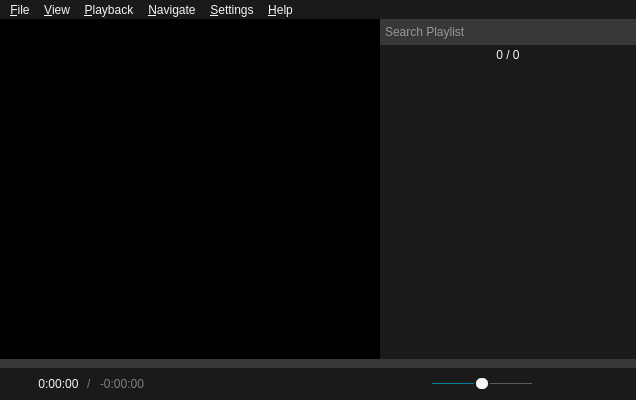
<?xml version="1.0" encoding="UTF-8"?>
<ui version="4.0">
 <class>MainWindow</class>
 <widget class="QMainWindow" name="MainWindow">
  <property name="geometry">
   <rect>
    <x>0</x>
    <y>0</y>
    <width>636</width>
    <height>400</height>
   </rect>
  </property>
  <property name="focusPolicy">
   <enum>Qt::StrongFocus</enum>
  </property>
  <property name="acceptDrops">
   <bool>true</bool>
  </property>
  <property name="windowTitle">
   <string>Baka MPlayer</string>
  </property>
  <property name="windowIcon">
   <iconset resource="../rsclist.qrc">
    <normaloff>:/img/logo.ico</normaloff>:/img/logo.ico</iconset>
  </property>
  <property name="styleSheet">
   <string notr="true">QWidget {
	font-family: &quot;Noto Sans&quot;, &quot;FreeSans&quot;;
	background: #1A1A1A;
	color: whitesmoke;
}

/* QMenuBar and stuff */

QMenuBar,
QMenuBar::item {
	background: #1A1A1A;
}
QMenuBar::item:selected {
	background: #383838;
}

QMenu {
	background: #1A1A1A;
    border: 1px solid #383838;
}
QMenu::item:selected {
	background: #383838;
 }
QMenu::item:checked {
	/* distinguish check state for menu item's with images here */
}
QMenu::item::disabled {
	color: #6F6F6F;
}
/* QMenu::item::disabled:selected { } */
QMenu::separator {
	background: #383838;
	height: 1px;
	margin: 2px 0;
}

/* QSplitter */

QSplitter::handle,
#mpvFrame,
#outputTextEdit,
#inputLineEdit {
	background: black;
}

#outputTextEdit {
	font: 12px &quot;Courier New&quot;, monospace;
	border-top: 1px solid #383838;
}

#inputLineEdit {
	font: 12px &quot;Courier New&quot;,monospace;
	border-top: 1px solid #383838;
	padding: 2px;
}
#inputLineEdit:focus {
	border-color: #008098;
}

/* Playlist group */

#searchBox {
	background: #383838;
	border: 1px solid #383838;
	font-size: 12px;
	padding: 4px 2px;
}
#searchBox:focus {
	border-color: #008098;
}

/* time labels */
#durationLabel {
	font-size: 12px;
}
#seperatorLabel,
#remainingLabel {
	color: gray;
	font-size: 12px;
}

/* playlistWidget */

QListView {
	outline: none;
}
#playlistWidget::item {
	background: #1A1A1A;
	padding: 4px 2px;
}
#playlistWidget::item:selected {
	background: #383838;
}
#playlistWidget:item:selected:active,
#playlistWidget:item:selected:!active {
	color: whitesmoke;
}

/* QScrollBar */

QScrollBar:vertical {
	padding-left: 1px;
	width: 6px;
}
QScrollBar::handle:vertical {
	background: #008098;
	border-radius: 2px;
	min-height: 10px;
}
QScrollBar::add-line:vertical,
QScrollBar::sub-line:vertical {
	border: none;
}
QScrollBar::add-page:vertical,
QScrollBar::sub-page:vertical  {
	background: #383838;
	margin: 0 2px;
}
QScrollBar::up-arrow:vertical,
QScrollBar::down-arrow:vertical {
	background: transparent;
}

QScrollBar:horizontal {
	height: 6px;
	padding-top: 1px;
}
QScrollBar::handle:horizontal {
	background: #008098;
	border-radius: 2px;
	min-width: 10px;
}
QScrollBar::add-line:horizontal,
QScrollBar::sub-line:horizontal {
	border: none;
}
QScrollBar::add-page:horizontal,
QScrollBar::sub-page:horizontal {
	background: #383838;
	margin: 2px 0;
}
QScrollBar::left-arrow:horizontal,
QScrollBar::right-arrow:horizontal {
	background: transparent;
}</string>
  </property>
  <widget class="QWidget" name="centralwidget">
   <layout class="QVBoxLayout" name="verticalLayout_2">
    <property name="spacing">
     <number>0</number>
    </property>
    <property name="leftMargin">
     <number>0</number>
    </property>
    <property name="topMargin">
     <number>0</number>
    </property>
    <property name="rightMargin">
     <number>0</number>
    </property>
    <property name="bottomMargin">
     <number>0</number>
    </property>
    <item>
     <widget class="CustomSplitter" name="splitter">
      <property name="orientation">
       <enum>Qt::Horizontal</enum>
      </property>
      <widget class="QSplitter" name="videoSplitter">
       <property name="sizePolicy">
        <sizepolicy hsizetype="Preferred" vsizetype="Expanding">
         <horstretch>1</horstretch>
         <verstretch>0</verstretch>
        </sizepolicy>
       </property>
       <property name="orientation">
        <enum>Qt::Vertical</enum>
       </property>
       <widget class="QFrame" name="mpvFrame">
        <property name="sizePolicy">
         <sizepolicy hsizetype="Preferred" vsizetype="Preferred">
          <horstretch>0</horstretch>
          <verstretch>1</verstretch>
         </sizepolicy>
        </property>
        <property name="mouseTracking">
         <bool>true</bool>
        </property>
        <property name="focusPolicy">
         <enum>Qt::NoFocus</enum>
        </property>
       </widget>
       <widget class="QWidget" name="verticalWidget" native="true">
        <layout class="QVBoxLayout" name="verticalLayout">
         <property name="spacing">
          <number>0</number>
         </property>
         <property name="leftMargin">
          <number>0</number>
         </property>
         <property name="topMargin">
          <number>0</number>
         </property>
         <property name="rightMargin">
          <number>0</number>
         </property>
         <property name="bottomMargin">
          <number>0</number>
         </property>
         <item>
          <widget class="IPythonWidget" name="consoleWidget" native="true"/>
         </item>
        </layout>
       </widget>
      </widget>
      <widget class="QWidget" name="playlistLayoutWidget" native="true">
       <property name="sizePolicy">
        <sizepolicy hsizetype="Preferred" vsizetype="Preferred">
         <horstretch>0</horstretch>
         <verstretch>0</verstretch>
        </sizepolicy>
       </property>
       <layout class="QVBoxLayout" name="playlistLayout">
        <property name="spacing">
         <number>0</number>
        </property>
        <property name="leftMargin">
         <number>0</number>
        </property>
        <property name="topMargin">
         <number>0</number>
        </property>
        <property name="rightMargin">
         <number>0</number>
        </property>
        <property name="bottomMargin">
         <number>1</number>
        </property>
        <item>
         <widget class="QLineEdit" name="searchBox">
          <property name="mouseTracking">
           <bool>false</bool>
          </property>
          <property name="focusPolicy">
           <enum>Qt::ClickFocus</enum>
          </property>
          <property name="placeholderText">
           <string>Search Playlist</string>
          </property>
          <property name="clearButtonEnabled">
           <bool>true</bool>
          </property>
         </widget>
        </item>
        <item>
         <widget class="QWidget" name="playlistControlLayout" native="true">
          <layout class="QHBoxLayout" name="horizontalLayout">
           <property name="spacing">
            <number>2</number>
           </property>
           <property name="leftMargin">
            <number>0</number>
           </property>
           <property name="topMargin">
            <number>0</number>
           </property>
           <property name="rightMargin">
            <number>0</number>
           </property>
           <property name="bottomMargin">
            <number>0</number>
           </property>
           <item>
            <widget class="QPushButton" name="currentFileButton">
             <property name="cursor">
              <cursorShape>PointingHandCursor</cursorShape>
             </property>
             <property name="focusPolicy">
              <enum>Qt::NoFocus</enum>
             </property>
             <property name="toolTip">
              <string>Select the Current File</string>
             </property>
             <property name="styleSheet">
              <string notr="true">QPushButton {
	padding: 2px;
	margin: 1px;
}
QPushButton:flat {
    border: none; /* no border for a flat push button */
}
QPushButton:flat:pressed {
	background: #383838;
	border-radius: 2px;
}</string>
             </property>
             <property name="icon">
              <iconset resource="../rsclist.qrc">
               <normaloff>:/img/select_current.svg</normaloff>:/img/select_current.svg</iconset>
             </property>
             <property name="iconSize">
              <size>
               <width>12</width>
               <height>12</height>
              </size>
             </property>
             <property name="flat">
              <bool>true</bool>
             </property>
            </widget>
           </item>
           <item>
            <spacer name="horizontalSpacer_2">
             <property name="orientation">
              <enum>Qt::Horizontal</enum>
             </property>
             <property name="sizeHint" stdset="0">
              <size>
               <width>40</width>
               <height>20</height>
              </size>
             </property>
            </spacer>
           </item>
           <item>
            <widget class="CustomLabel" name="indexLabel">
             <property name="cursor">
              <cursorShape>PointingHandCursor</cursorShape>
             </property>
             <property name="toolTip">
              <string>Click to play a specific file by index</string>
             </property>
             <property name="text">
              <string>0 / 0</string>
             </property>
             <property name="alignment">
              <set>Qt::AlignCenter</set>
             </property>
             <property name="margin">
              <number>4</number>
             </property>
            </widget>
           </item>
           <item>
            <spacer name="horizontalSpacer_6">
             <property name="orientation">
              <enum>Qt::Horizontal</enum>
             </property>
             <property name="sizeHint" stdset="0">
              <size>
               <width>40</width>
               <height>20</height>
              </size>
             </property>
            </spacer>
           </item>
           <item>
            <widget class="QPushButton" name="refreshButton">
             <property name="cursor">
              <cursorShape>PointingHandCursor</cursorShape>
             </property>
             <property name="focusPolicy">
              <enum>Qt::NoFocus</enum>
             </property>
             <property name="toolTip">
              <string>Refresh Playlist</string>
             </property>
             <property name="styleSheet">
              <string notr="true">QPushButton {
	padding: 2px;
	margin: 1px;
}
QPushButton:flat {
    border: none; /* no border for a flat push button */
}
QPushButton:flat:pressed {
	background: #383838;
	border-radius: 2px;
}</string>
             </property>
             <property name="icon">
              <iconset resource="../rsclist.qrc">
               <normaloff>:/img/refresh_view.svg</normaloff>:/img/refresh_view.svg</iconset>
             </property>
             <property name="iconSize">
              <size>
               <width>12</width>
               <height>12</height>
              </size>
             </property>
             <property name="flat">
              <bool>true</bool>
             </property>
            </widget>
           </item>
          </layout>
         </widget>
        </item>
        <item>
         <widget class="PlaylistWidget" name="playlistWidget">
          <property name="focusPolicy">
           <enum>Qt::ClickFocus</enum>
          </property>
          <property name="contextMenuPolicy">
           <enum>Qt::DefaultContextMenu</enum>
          </property>
          <property name="frameShape">
           <enum>QFrame::NoFrame</enum>
          </property>
          <property name="dragDropMode">
           <enum>QAbstractItemView::InternalMove</enum>
          </property>
         </widget>
        </item>
       </layout>
      </widget>
     </widget>
    </item>
    <item>
     <widget class="SeekBar" name="seekBar">
      <property name="enabled">
       <bool>false</bool>
      </property>
      <property name="sizePolicy">
       <sizepolicy hsizetype="Expanding" vsizetype="Fixed">
        <horstretch>0</horstretch>
        <verstretch>0</verstretch>
       </sizepolicy>
      </property>
      <property name="cursor">
       <cursorShape>PointingHandCursor</cursorShape>
      </property>
      <property name="focusPolicy">
       <enum>Qt::NoFocus</enum>
      </property>
      <property name="styleSheet">
       <string notr="true">QSlider {
	height: 9px;
}
QSlider::handle:horizontal:disabled,
QSlider::sub-page:horizontal:disabled {
	background: #383838;
}
QSlider::handle:horizontal {
	/* handle color */
	background: #008098;
	width: 9px;
	border-radius: 4px;
}
QSlider::groove:horizontal {
	/* the non-progressed color */
	background: #383838;
}
QSlider::sub-page:horizontal {
	/* the progress color */
	background: #008098;
}</string>
      </property>
      <property name="maximum">
       <number>1000000</number>
      </property>
      <property name="orientation">
       <enum>Qt::Horizontal</enum>
      </property>
     </widget>
    </item>
    <item>
     <widget class="QWidget" name="playbackLayoutWidget" native="true">
      <property name="sizePolicy">
       <sizepolicy hsizetype="Preferred" vsizetype="Fixed">
        <horstretch>0</horstretch>
        <verstretch>0</verstretch>
       </sizepolicy>
      </property>
      <layout class="QHBoxLayout" name="horizontalLayout_3">
       <property name="spacing">
        <number>8</number>
       </property>
       <property name="leftMargin">
        <number>14</number>
       </property>
       <property name="topMargin">
        <number>5</number>
       </property>
       <property name="rightMargin">
        <number>14</number>
       </property>
       <property name="bottomMargin">
        <number>5</number>
       </property>
       <item>
        <widget class="QWidget" name="timeLayoutWidget" native="true">
         <property name="minimumSize">
          <size>
           <width>200</width>
           <height>0</height>
          </size>
         </property>
         <property name="maximumSize">
          <size>
           <width>200</width>
           <height>16777215</height>
          </size>
         </property>
         <layout class="QHBoxLayout" name="horizontalLayout_4">
          <property name="spacing">
           <number>8</number>
          </property>
          <property name="leftMargin">
           <number>0</number>
          </property>
          <property name="topMargin">
           <number>0</number>
          </property>
          <property name="rightMargin">
           <number>0</number>
          </property>
          <property name="bottomMargin">
           <number>0</number>
          </property>
          <item>
           <widget class="OpenButton" name="openButton">
            <property name="sizePolicy">
             <sizepolicy hsizetype="Fixed" vsizetype="Fixed">
              <horstretch>0</horstretch>
              <verstretch>0</verstretch>
             </sizepolicy>
            </property>
            <property name="maximumSize">
             <size>
              <width>16</width>
              <height>16</height>
             </size>
            </property>
            <property name="cursor">
             <cursorShape>PointingHandCursor</cursorShape>
            </property>
            <property name="focusPolicy">
             <enum>Qt::NoFocus</enum>
            </property>
            <property name="toolTip">
             <string>&lt;html&gt;&lt;head/&gt;&lt;body&gt;&lt;p&gt;Left Click to Open File&lt;br&gt;Mouse Wheel Click to Jump&lt;br&gt;Right Click to Open URL&lt;/p&gt;&lt;/body&gt;&lt;/html&gt;</string>
            </property>
            <property name="icon">
             <iconset resource="../rsclist.qrc">
              <normaloff>:/img/default_open.svg</normaloff>:/img/default_open.svg</iconset>
            </property>
            <property name="iconSize">
             <size>
              <width>16</width>
              <height>16</height>
             </size>
            </property>
            <property name="flat">
             <bool>true</bool>
            </property>
           </widget>
          </item>
          <item>
           <widget class="QLabel" name="durationLabel">
            <property name="sizePolicy">
             <sizepolicy hsizetype="Preferred" vsizetype="Fixed">
              <horstretch>0</horstretch>
              <verstretch>0</verstretch>
             </sizepolicy>
            </property>
            <property name="text">
             <string>0:00:00</string>
            </property>
            <property name="alignment">
             <set>Qt::AlignCenter</set>
            </property>
           </widget>
          </item>
          <item>
           <widget class="QLabel" name="seperatorLabel">
            <property name="text">
             <string>/</string>
            </property>
           </widget>
          </item>
          <item>
           <widget class="QLabel" name="remainingLabel">
            <property name="sizePolicy">
             <sizepolicy hsizetype="Preferred" vsizetype="Fixed">
              <horstretch>0</horstretch>
              <verstretch>0</verstretch>
             </sizepolicy>
            </property>
            <property name="cursor">
             <cursorShape>PointingHandCursor</cursorShape>
            </property>
            <property name="toolTip">
             <string>Click to change between total and remaining time</string>
            </property>
            <property name="text">
             <string>-0:00:00</string>
            </property>
            <property name="alignment">
             <set>Qt::AlignCenter</set>
            </property>
           </widget>
          </item>
          <item>
           <spacer name="horizontalSpacer">
            <property name="orientation">
             <enum>Qt::Horizontal</enum>
            </property>
            <property name="sizeHint" stdset="0">
             <size>
              <width>0</width>
              <height>0</height>
             </size>
            </property>
           </spacer>
          </item>
         </layout>
        </widget>
       </item>
       <item>
        <spacer name="horizontalSpacer_4">
         <property name="orientation">
          <enum>Qt::Horizontal</enum>
         </property>
         <property name="sizeHint" stdset="0">
          <size>
           <width>40</width>
           <height>20</height>
          </size>
         </property>
        </spacer>
       </item>
       <item>
        <layout class="QHBoxLayout" name="horizontalLayout_2">
         <property name="spacing">
          <number>18</number>
         </property>
         <item>
          <widget class="QPushButton" name="rewindButton">
           <property name="enabled">
            <bool>false</bool>
           </property>
           <property name="sizePolicy">
            <sizepolicy hsizetype="Fixed" vsizetype="Fixed">
             <horstretch>0</horstretch>
             <verstretch>0</verstretch>
            </sizepolicy>
           </property>
           <property name="maximumSize">
            <size>
             <width>16</width>
             <height>16</height>
            </size>
           </property>
           <property name="cursor">
            <cursorShape>PointingHandCursor</cursorShape>
           </property>
           <property name="focusPolicy">
            <enum>Qt::NoFocus</enum>
           </property>
           <property name="icon">
            <iconset resource="../rsclist.qrc">
             <normaloff>:/img/default_reverse.svg</normaloff>
             <disabledoff>:/img/disabled_reverse.svg</disabledoff>
             <disabledon>:/img/disabled_reverse.svg</disabledon>:/img/default_reverse.svg</iconset>
           </property>
           <property name="iconSize">
            <size>
             <width>14</width>
             <height>16</height>
            </size>
           </property>
           <property name="flat">
            <bool>true</bool>
           </property>
          </widget>
         </item>
         <item>
          <widget class="IndexButton" name="previousButton">
           <property name="enabled">
            <bool>false</bool>
           </property>
           <property name="sizePolicy">
            <sizepolicy hsizetype="Fixed" vsizetype="Fixed">
             <horstretch>0</horstretch>
             <verstretch>0</verstretch>
            </sizepolicy>
           </property>
           <property name="maximumSize">
            <size>
             <width>18</width>
             <height>16</height>
            </size>
           </property>
           <property name="cursor">
            <cursorShape>PointingHandCursor</cursorShape>
           </property>
           <property name="focusPolicy">
            <enum>Qt::NoFocus</enum>
           </property>
           <property name="icon">
            <iconset resource="../rsclist.qrc">
             <normaloff>:/img/default_previous.svg</normaloff>
             <disabledoff>:/img/disabled_previous.svg</disabledoff>
             <disabledon>:/img/disabled_previous.svg</disabledon>:/img/default_previous.svg</iconset>
           </property>
           <property name="iconSize">
            <size>
             <width>18</width>
             <height>16</height>
            </size>
           </property>
           <property name="flat">
            <bool>true</bool>
           </property>
          </widget>
         </item>
         <item>
          <widget class="QPushButton" name="playButton">
           <property name="enabled">
            <bool>false</bool>
           </property>
           <property name="sizePolicy">
            <sizepolicy hsizetype="Fixed" vsizetype="Fixed">
             <horstretch>0</horstretch>
             <verstretch>0</verstretch>
            </sizepolicy>
           </property>
           <property name="maximumSize">
            <size>
             <width>34</width>
             <height>34</height>
            </size>
           </property>
           <property name="cursor">
            <cursorShape>PointingHandCursor</cursorShape>
           </property>
           <property name="focusPolicy">
            <enum>Qt::NoFocus</enum>
           </property>
           <property name="icon">
            <iconset resource="../rsclist.qrc">
             <normaloff>:/img/default_play.svg</normaloff>
             <disabledoff>:/img/disabled_play.svg</disabledoff>
             <disabledon>:/img/disabled_play.svg</disabledon>:/img/default_play.svg</iconset>
           </property>
           <property name="iconSize">
            <size>
             <width>34</width>
             <height>34</height>
            </size>
           </property>
           <property name="flat">
            <bool>true</bool>
           </property>
          </widget>
         </item>
         <item>
          <widget class="IndexButton" name="nextButton">
           <property name="enabled">
            <bool>false</bool>
           </property>
           <property name="sizePolicy">
            <sizepolicy hsizetype="Fixed" vsizetype="Fixed">
             <horstretch>0</horstretch>
             <verstretch>0</verstretch>
            </sizepolicy>
           </property>
           <property name="maximumSize">
            <size>
             <width>18</width>
             <height>16</height>
            </size>
           </property>
           <property name="cursor">
            <cursorShape>PointingHandCursor</cursorShape>
           </property>
           <property name="focusPolicy">
            <enum>Qt::NoFocus</enum>
           </property>
           <property name="icon">
            <iconset resource="../rsclist.qrc">
             <normaloff>:/img/default_next.svg</normaloff>
             <disabledoff>:/img/disabled_next.svg</disabledoff>
             <disabledon>:/img/disabled_next.svg</disabledon>:/img/default_next.svg</iconset>
           </property>
           <property name="iconSize">
            <size>
             <width>18</width>
             <height>16</height>
            </size>
           </property>
           <property name="flat">
            <bool>true</bool>
           </property>
          </widget>
         </item>
         <item>
          <widget class="QPushButton" name="muteButton">
           <property name="sizePolicy">
            <sizepolicy hsizetype="Fixed" vsizetype="Fixed">
             <horstretch>0</horstretch>
             <verstretch>0</verstretch>
            </sizepolicy>
           </property>
           <property name="maximumSize">
            <size>
             <width>16</width>
             <height>16</height>
            </size>
           </property>
           <property name="cursor">
            <cursorShape>PointingHandCursor</cursorShape>
           </property>
           <property name="focusPolicy">
            <enum>Qt::NoFocus</enum>
           </property>
           <property name="icon">
            <iconset resource="../rsclist.qrc">
             <normaloff>:/img/default_unmute.svg</normaloff>:/img/default_unmute.svg</iconset>
           </property>
           <property name="iconSize">
            <size>
             <width>16</width>
             <height>16</height>
            </size>
           </property>
           <property name="flat">
            <bool>true</bool>
           </property>
          </widget>
         </item>
         <item>
          <widget class="CustomSlider" name="volumeSlider">
           <property name="sizePolicy">
            <sizepolicy hsizetype="Fixed" vsizetype="Fixed">
             <horstretch>0</horstretch>
             <verstretch>0</verstretch>
            </sizepolicy>
           </property>
           <property name="minimumSize">
            <size>
             <width>100</width>
             <height>0</height>
            </size>
           </property>
           <property name="focusPolicy">
            <enum>Qt::NoFocus</enum>
           </property>
           <property name="styleSheet">
            <string notr="true">QSlider::groove:horizontal {
	background: #5A5A5A;
	height: 1px;
}
QSlider::sub-page:horizontal {
	background: #008098;
}
QSlider::handle:horizontal {
	background: whitesmoke;
	border: 2px solid #1A1A1A;
	border-radius: 7px;
	margin: -7px 0;
	width: 12px;
}</string>
           </property>
           <property name="maximum">
            <number>100</number>
           </property>
           <property name="pageStep">
            <number>5</number>
           </property>
           <property name="value">
            <number>50</number>
           </property>
           <property name="tracking">
            <bool>true</bool>
           </property>
           <property name="orientation">
            <enum>Qt::Horizontal</enum>
           </property>
          </widget>
         </item>
         <item>
          <spacer name="horizontalSpacer_5">
           <property name="orientation">
            <enum>Qt::Horizontal</enum>
           </property>
           <property name="sizeType">
            <enum>QSizePolicy::Fixed</enum>
           </property>
           <property name="sizeHint" stdset="0">
            <size>
             <width>48</width>
             <height>20</height>
            </size>
           </property>
          </spacer>
         </item>
        </layout>
       </item>
       <item>
        <spacer name="horizontalSpacer_3">
         <property name="orientation">
          <enum>Qt::Horizontal</enum>
         </property>
         <property name="sizeHint" stdset="0">
          <size>
           <width>40</width>
           <height>20</height>
          </size>
         </property>
        </spacer>
       </item>
       <item>
        <widget class="QPushButton" name="playlistButton">
         <property name="enabled">
          <bool>false</bool>
         </property>
         <property name="sizePolicy">
          <sizepolicy hsizetype="Fixed" vsizetype="Fixed">
           <horstretch>0</horstretch>
           <verstretch>0</verstretch>
          </sizepolicy>
         </property>
         <property name="maximumSize">
          <size>
           <width>16</width>
           <height>16</height>
          </size>
         </property>
         <property name="cursor">
          <cursorShape>PointingHandCursor</cursorShape>
         </property>
         <property name="focusPolicy">
          <enum>Qt::NoFocus</enum>
         </property>
         <property name="icon">
          <iconset resource="../rsclist.qrc">
           <normaloff>:/img/default_playlist.svg</normaloff>
           <disabledoff>:/img/disabled_playlist.svg</disabledoff>
           <disabledon>:/img/disabled_playlist.svg</disabledon>:/img/default_playlist.svg</iconset>
         </property>
         <property name="iconSize">
          <size>
           <width>16</width>
           <height>16</height>
          </size>
         </property>
         <property name="checked">
          <bool>false</bool>
         </property>
         <property name="flat">
          <bool>true</bool>
         </property>
        </widget>
       </item>
      </layout>
     </widget>
    </item>
   </layout>
   <zorder>splitter</zorder>
   <zorder>playbackLayoutWidget</zorder>
   <zorder>seekBar</zorder>
  </widget>
  <widget class="QMenuBar" name="menubar">
   <property name="geometry">
    <rect>
     <x>0</x>
     <y>0</y>
     <width>636</width>
     <height>22</height>
    </rect>
   </property>
   <widget class="QMenu" name="menu_File">
    <property name="title">
     <string>&amp;File</string>
    </property>
    <widget class="QMenu" name="menu_Recently_Opened">
     <property name="title">
      <string>&amp;Recently Opened</string>
     </property>
     <addaction name="action_none_4"/>
    </widget>
    <addaction name="action_New_Player"/>
    <addaction name="separator"/>
    <addaction name="action_Open_File"/>
    <addaction name="actionOpen_URL"/>
    <addaction name="actionOpen_Path_from_Clipboard"/>
    <addaction name="menu_Recently_Opened"/>
    <addaction name="separator"/>
    <addaction name="actionShow_in_Folder"/>
    <addaction name="separator"/>
    <addaction name="actionPlay_Next_File"/>
    <addaction name="actionPlay_Previous_File"/>
    <addaction name="separator"/>
    <addaction name="actionE_xit"/>
   </widget>
   <widget class="QMenu" name="menu_View">
    <property name="title">
     <string>&amp;View</string>
    </property>
    <widget class="QMenu" name="menuFit_Window">
     <property name="enabled">
      <bool>false</bool>
     </property>
     <property name="title">
      <string>Fit &amp;Window</string>
     </property>
     <addaction name="action_To_Current_Size"/>
     <addaction name="action50"/>
     <addaction name="action75"/>
     <addaction name="action100"/>
     <addaction name="action150"/>
     <addaction name="action200"/>
    </widget>
    <widget class="QMenu" name="menuAspect_Ratio">
     <property name="enabled">
      <bool>false</bool>
     </property>
     <property name="title">
      <string>Aspect &amp;Ratio</string>
     </property>
     <addaction name="action_Auto_Detect"/>
     <addaction name="actionForce_4_3"/>
     <addaction name="actionForce_16_9"/>
     <addaction name="actionForce_2_35_1"/>
    </widget>
    <widget class="QMenu" name="menuSubtitle_Track">
     <property name="enabled">
      <bool>false</bool>
     </property>
     <property name="title">
      <string>Subtitle &amp;Track</string>
     </property>
     <addaction name="action_Add_Subtitle_File"/>
     <addaction name="separator"/>
     <addaction name="action_none"/>
    </widget>
    <widget class="QMenu" name="menuFont_Si_ze">
     <property name="enabled">
      <bool>false</bool>
     </property>
     <property name="title">
      <string>Font Si&amp;ze</string>
     </property>
     <addaction name="action_Size"/>
     <addaction name="actionS_ize"/>
     <addaction name="action_Reset_Size"/>
    </widget>
    <widget class="QMenu" name="menuTake_Screenshot">
     <property name="enabled">
      <bool>false</bool>
     </property>
     <property name="title">
      <string>Take &amp;Screenshot</string>
     </property>
     <addaction name="actionWith_Subtitles"/>
     <addaction name="actionWithout_Subtitles"/>
    </widget>
    <addaction name="action_Full_Screen"/>
    <addaction name="menuTake_Screenshot"/>
    <addaction name="separator"/>
    <addaction name="menuFit_Window"/>
    <addaction name="menuAspect_Ratio"/>
    <addaction name="separator"/>
    <addaction name="actionShow_Subtitles"/>
    <addaction name="menuSubtitle_Track"/>
    <addaction name="menuFont_Si_ze"/>
    <addaction name="separator"/>
    <addaction name="action_Motion_Interpolation"/>
    <addaction name="action_Deinterlace"/>
    <addaction name="separator"/>
    <addaction name="actionMedia_Info"/>
   </widget>
   <widget class="QMenu" name="menu_Playback">
    <property name="title">
     <string>&amp;Playback</string>
    </property>
    <widget class="QMenu" name="menuR_epeat">
     <property name="title">
      <string>R&amp;epeat</string>
     </property>
     <property name="icon">
      <iconset resource="../rsclist.qrc">
       <normaloff>:/img/repeat.svg</normaloff>:/img/repeat.svg</iconset>
     </property>
     <addaction name="action_Off"/>
     <addaction name="separator"/>
     <addaction name="action_Playlist"/>
     <addaction name="action_This_File"/>
    </widget>
    <widget class="QMenu" name="menuAudio_Tracks">
     <property name="enabled">
      <bool>false</bool>
     </property>
     <property name="title">
      <string>Audio &amp;Tracks</string>
     </property>
     <addaction name="action_Add_Audio_File"/>
     <addaction name="separator"/>
     <addaction name="action_none_3"/>
    </widget>
    <widget class="QMenu" name="menuS_peed">
     <property name="enabled">
      <bool>false</bool>
     </property>
     <property name="title">
      <string>Spee&amp;d</string>
     </property>
     <addaction name="action_Increase"/>
     <addaction name="action_Decrease"/>
     <addaction name="separator"/>
     <addaction name="action_Reset"/>
    </widget>
    <widget class="QMenu" name="menu_Volume">
     <property name="title">
      <string>&amp;Volume</string>
     </property>
     <addaction name="action_Increase_Volume"/>
     <addaction name="action_Decrease_Volume"/>
     <addaction name="action_Mute"/>
    </widget>
    <addaction name="action_Play"/>
    <addaction name="action_Stop"/>
    <addaction name="action_Restart"/>
    <addaction name="menuS_peed"/>
    <addaction name="separator"/>
    <addaction name="actionSh_uffle"/>
    <addaction name="menuR_epeat"/>
    <addaction name="actionStop_after_Current"/>
    <addaction name="separator"/>
    <addaction name="menuAudio_Tracks"/>
    <addaction name="menu_Volume"/>
   </widget>
   <widget class="QMenu" name="menu_Navigate">
    <property name="title">
     <string>&amp;Navigate</string>
    </property>
    <widget class="QMenu" name="menu_Chapters">
     <property name="enabled">
      <bool>false</bool>
     </property>
     <property name="title">
      <string>&amp;Chapters</string>
     </property>
     <addaction name="action_none_2"/>
    </widget>
    <addaction name="action_Next_Chapter"/>
    <addaction name="action_Previous_Chapter"/>
    <addaction name="menu_Chapters"/>
    <addaction name="separator"/>
    <addaction name="action_Frame_Step"/>
    <addaction name="actionFrame_Back_Step"/>
    <addaction name="separator"/>
    <addaction name="action_Jump_to_Time"/>
   </widget>
   <widget class="QMenu" name="menu_Settings">
    <property name="title">
     <string>&amp;Settings</string>
    </property>
    <addaction name="action_Show_Playlist"/>
    <addaction name="action_Hide_Album_Art"/>
    <addaction name="separator"/>
    <addaction name="action_Dim_Lights"/>
    <addaction name="actionHide_All_Controls"/>
    <addaction name="actionShow_D_ebug_Output"/>
    <addaction name="separator"/>
    <addaction name="action_Preferences"/>
   </widget>
   <widget class="QMenu" name="menu_Help">
    <property name="title">
     <string>&amp;Help</string>
    </property>
    <addaction name="actionOnline_Help"/>
    <addaction name="action_Check_for_Updates"/>
    <addaction name="actionUpdate_Streaming_Support"/>
    <addaction name="separator"/>
    <addaction name="actionAbout_Qt"/>
    <addaction name="actionAbout_Baka_MPlayer"/>
   </widget>
   <addaction name="menu_File"/>
   <addaction name="menu_View"/>
   <addaction name="menu_Playback"/>
   <addaction name="menu_Navigate"/>
   <addaction name="menu_Settings"/>
   <addaction name="menu_Help"/>
  </widget>
  <action name="action_New_Player">
   <property name="text">
    <string>&amp;New Player</string>
   </property>
   <property name="shortcut">
    <string/>
   </property>
  </action>
  <action name="action_Open_File">
   <property name="text">
    <string>&amp;Open File...</string>
   </property>
  </action>
  <action name="actionOpen_URL">
   <property name="text">
    <string>Open &amp;Location...</string>
   </property>
  </action>
  <action name="actionOpen_Path_from_Clipboard">
   <property name="text">
    <string>Open &amp;Copied Link</string>
   </property>
  </action>
  <action name="actionShow_in_Folder">
   <property name="enabled">
    <bool>false</bool>
   </property>
   <property name="text">
    <string>Show in &amp;Folder</string>
   </property>
  </action>
  <action name="actionPlay_Next_File">
   <property name="enabled">
    <bool>false</bool>
   </property>
   <property name="text">
    <string>Pla&amp;y Next File</string>
   </property>
  </action>
  <action name="actionPlay_Previous_File">
   <property name="enabled">
    <bool>false</bool>
   </property>
   <property name="text">
    <string>Play &amp;Previous File</string>
   </property>
  </action>
  <action name="actionE_xit">
   <property name="text">
    <string>E&amp;xit</string>
   </property>
  </action>
  <action name="action_Full_Screen">
   <property name="enabled">
    <bool>false</bool>
   </property>
   <property name="text">
    <string>&amp;Full Screen</string>
   </property>
   <property name="shortcutContext">
    <enum>Qt::WindowShortcut</enum>
   </property>
  </action>
  <action name="actionShow_Subtitles">
   <property name="checkable">
    <bool>true</bool>
   </property>
   <property name="enabled">
    <bool>false</bool>
   </property>
   <property name="text">
    <string>Show S&amp;ubtitles</string>
   </property>
  </action>
  <action name="actionMedia_Info">
   <property name="checkable">
    <bool>true</bool>
   </property>
   <property name="enabled">
    <bool>false</bool>
   </property>
   <property name="text">
    <string>Show Playback &amp;Info</string>
   </property>
  </action>
  <action name="action_Play">
   <property name="enabled">
    <bool>false</bool>
   </property>
   <property name="text">
    <string>&amp;Play</string>
   </property>
  </action>
  <action name="action_Stop">
   <property name="enabled">
    <bool>false</bool>
   </property>
   <property name="text">
    <string>&amp;Stop</string>
   </property>
  </action>
  <action name="action_Restart">
   <property name="enabled">
    <bool>false</bool>
   </property>
   <property name="text">
    <string>&amp;Restart</string>
   </property>
  </action>
  <action name="actionSh_uffle">
   <property name="enabled">
    <bool>false</bool>
   </property>
   <property name="icon">
    <iconset resource="../rsclist.qrc">
     <normaloff>:/img/shuffle.svg</normaloff>:/img/shuffle.svg</iconset>
   </property>
   <property name="text">
    <string>Sh&amp;uffle</string>
   </property>
  </action>
  <action name="actionStop_after_Current">
   <property name="checkable">
    <bool>true</bool>
   </property>
   <property name="text">
    <string>Stop after &amp;Current</string>
   </property>
  </action>
  <action name="action_Next_Chapter">
   <property name="enabled">
    <bool>false</bool>
   </property>
   <property name="text">
    <string>&amp;Next Chapter</string>
   </property>
  </action>
  <action name="action_Previous_Chapter">
   <property name="enabled">
    <bool>false</bool>
   </property>
   <property name="text">
    <string>&amp;Previous Chapter</string>
   </property>
  </action>
  <action name="action_Frame_Step">
   <property name="enabled">
    <bool>false</bool>
   </property>
   <property name="text">
    <string>&amp;Frame Step</string>
   </property>
  </action>
  <action name="actionFrame_Back_Step">
   <property name="enabled">
    <bool>false</bool>
   </property>
   <property name="text">
    <string>Frame &amp;Back Step</string>
   </property>
  </action>
  <action name="action_Jump_to_Time">
   <property name="enabled">
    <bool>false</bool>
   </property>
   <property name="text">
    <string>&amp;Jump to Time...</string>
   </property>
  </action>
  <action name="action_Show_Playlist">
   <property name="checkable">
    <bool>true</bool>
   </property>
   <property name="enabled">
    <bool>false</bool>
   </property>
   <property name="text">
    <string>&amp;Show Playlist</string>
   </property>
  </action>
  <action name="action_Hide_Album_Art">
   <property name="checkable">
    <bool>true</bool>
   </property>
   <property name="enabled">
    <bool>false</bool>
   </property>
   <property name="text">
    <string>Hide &amp;Album Art</string>
   </property>
  </action>
  <action name="action_Dim_Lights">
   <property name="checkable">
    <bool>true</bool>
   </property>
   <property name="text">
    <string>&amp;Dim Lights</string>
   </property>
  </action>
  <action name="actionOnline_Help">
   <property name="text">
    <string>Online &amp;Help</string>
   </property>
  </action>
  <action name="action_Check_for_Updates">
   <property name="text">
    <string>&amp;Check for Updates</string>
   </property>
  </action>
  <action name="actionAbout_Qt">
   <property name="text">
    <string>About &amp;Qt</string>
   </property>
  </action>
  <action name="actionAbout_Baka_MPlayer">
   <property name="text">
    <string>About &amp;Baka MPlayer</string>
   </property>
  </action>
  <action name="action_To_Current_Size">
   <property name="text">
    <string>To &amp;Current Size</string>
   </property>
  </action>
  <action name="action50">
   <property name="text">
    <string>&amp;50%</string>
   </property>
  </action>
  <action name="action75">
   <property name="text">
    <string>&amp;75%</string>
   </property>
  </action>
  <action name="action100">
   <property name="text">
    <string>&amp;100%</string>
   </property>
  </action>
  <action name="action200">
   <property name="text">
    <string>&amp;200%</string>
   </property>
  </action>
  <action name="action_Auto_Detect">
   <property name="text">
    <string>&amp;Auto Detect</string>
   </property>
  </action>
  <action name="actionForce_4_3">
   <property name="text">
    <string>Force &amp;4:3</string>
   </property>
  </action>
  <action name="actionForce_16_9">
   <property name="text">
    <string>Force 16:&amp;9</string>
   </property>
  </action>
  <action name="actionForce_2_35_1">
   <property name="text">
    <string>Force &amp;2.35:1</string>
   </property>
  </action>
  <action name="action_Add_Subtitle_File">
   <property name="enabled">
    <bool>true</bool>
   </property>
   <property name="text">
    <string>&amp;Add Subtitle File...</string>
   </property>
  </action>
  <action name="action_none">
   <property name="enabled">
    <bool>false</bool>
   </property>
   <property name="text">
    <string>[ &amp;none ]</string>
   </property>
  </action>
  <action name="action_Size">
   <property name="text">
    <string>&amp;Size +</string>
   </property>
  </action>
  <action name="actionS_ize">
   <property name="text">
    <string>S&amp;ize -</string>
   </property>
  </action>
  <action name="action_Reset_Size">
   <property name="text">
    <string>&amp;Reset Size</string>
   </property>
  </action>
  <action name="action_Off">
   <property name="checkable">
    <bool>true</bool>
   </property>
   <property name="checked">
    <bool>true</bool>
   </property>
   <property name="text">
    <string>&amp;Off</string>
   </property>
  </action>
  <action name="action_Playlist">
   <property name="checkable">
    <bool>true</bool>
   </property>
   <property name="text">
    <string>&amp;Playlist</string>
   </property>
  </action>
  <action name="action_This_File">
   <property name="checkable">
    <bool>true</bool>
   </property>
   <property name="text">
    <string>&amp;This File</string>
   </property>
  </action>
  <action name="action_none_2">
   <property name="enabled">
    <bool>false</bool>
   </property>
   <property name="text">
    <string>[ &amp;none ]</string>
   </property>
  </action>
  <action name="actionShow_D_ebug_Output">
   <property name="checkable">
    <bool>true</bool>
   </property>
   <property name="text">
    <string>Show &amp;Command Line</string>
   </property>
  </action>
  <action name="action_Increase_Volume">
   <property name="text">
    <string>&amp;Increase by 5%</string>
   </property>
  </action>
  <action name="action_Decrease_Volume">
   <property name="text">
    <string>&amp;Decrease by 5%</string>
   </property>
  </action>
  <action name="actionWith_Subtitles">
   <property name="text">
    <string>With &amp;Subtitles...</string>
   </property>
  </action>
  <action name="actionWithout_Subtitles">
   <property name="text">
    <string>&amp;Without Subtitles...</string>
   </property>
  </action>
  <action name="action_Preferences">
   <property name="text">
    <string>&amp;Preferences...</string>
   </property>
  </action>
  <action name="action_none_3">
   <property name="enabled">
    <bool>false</bool>
   </property>
   <property name="text">
    <string>[ &amp;none ]</string>
   </property>
  </action>
  <action name="action_Increase">
   <property name="text">
    <string>&amp;Increase by 0.1%</string>
   </property>
  </action>
  <action name="action_Decrease">
   <property name="text">
    <string>&amp;Decrease by 0.1%</string>
   </property>
  </action>
  <action name="action_Reset">
   <property name="text">
    <string>&amp;Reset</string>
   </property>
  </action>
  <action name="action_none_4">
   <property name="enabled">
    <bool>false</bool>
   </property>
   <property name="text">
    <string>[ &amp;none ]</string>
   </property>
  </action>
  <action name="action150">
   <property name="text">
    <string>15&amp;0%</string>
   </property>
  </action>
  <action name="actionUpdate_Streaming_Support">
   <property name="text">
    <string>Update &amp;Streaming Support</string>
   </property>
  </action>
  <action name="action_Mute">
   <property name="checkable">
    <bool>true</bool>
   </property>
   <property name="text">
    <string>&amp;Mute</string>
   </property>
  </action>
  <action name="action_Motion_Interpolation">
   <property name="checkable">
    <bool>true</bool>
   </property>
   <property name="enabled">
    <bool>false</bool>
   </property>
   <property name="text">
    <string>&amp;Motion Interpolation</string>
   </property>
   <property name="statusTip">
    <string>Reduce video studder</string>
   </property>
  </action>
  <action name="action_Deinterlace">
   <property name="checkable">
    <bool>true</bool>
   </property>
   <property name="enabled">
    <bool>false</bool>
   </property>
   <property name="text">
    <string>&amp;Deinterlace</string>
   </property>
  </action>
  <action name="action_Add_Audio_File">
   <property name="text">
    <string>&amp;Add Audio File...</string>
   </property>
  </action>
  <action name="actionHide_All_Controls">
   <property name="text">
    <string>&amp;Hide All Controls</string>
   </property>
  </action>
 </widget>
 <customwidgets>
  <customwidget>
   <class>CustomSlider</class>
   <extends>QSlider</extends>
   <header>widgets/customslider.h</header>
  </customwidget>
  <customwidget>
   <class>OpenButton</class>
   <extends>QPushButton</extends>
   <header>widgets/openbutton.h</header>
  </customwidget>
  <customwidget>
   <class>IndexButton</class>
   <extends>QPushButton</extends>
   <header>widgets/indexbutton.h</header>
  </customwidget>
  <customwidget>
   <class>SeekBar</class>
   <extends>QSlider</extends>
   <header>widgets/seekbar.h</header>
  </customwidget>
  <customwidget>
   <class>CustomLabel</class>
   <extends>QLabel</extends>
   <header>widgets/customlabel.h</header>
  </customwidget>
  <customwidget>
   <class>CustomSplitter</class>
   <extends>QSplitter</extends>
   <header>widgets/customsplitter.h</header>
   <container>1</container>
  </customwidget>
  <customwidget>
   <class>PlaylistWidget</class>
   <extends>QListWidget</extends>
   <header>widgets/playlistwidget.h</header>
  </customwidget>
  <customwidget>
   <class>IPythonWidget</class>
   <extends>QWidget</extends>
   <header>widgets/ipythonwidget.h</header>
   <container>1</container>
  </customwidget>
 </customwidgets>
 <resources>
  <include location="../rsclist.qrc"/>
 </resources>
 <connections/>
</ui>
